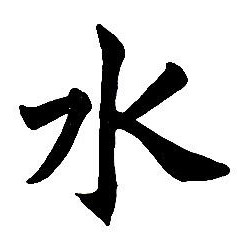
%> input picture FGMM/input.jpg, 237 x 239 px
$ octave testMain.m   (GNU Octave 9; MATLAB toolbox functions it lacks are replaced by stand-ins)
%> lines starting %> are read from the running program, lines starting %| are printed output that depends on the picture; in (x1, y1, x2, y2) boxes, pixels count from 0 and x2, y2 are one past the last pixel; in counts of white or black regions, pixels touching at a corner belong together; the program's own positions count from 1
### FGMM/UtilFunction/ImgProcess.m
function [img,data] = ImgProcess(img)
    img = imresize(img,[100,100]);
    img = imbinarize(img);
    [data(:,1),data(:,2)]=find(~img);
end

### FGMM/FindCurve/FindCurve.m
function[rdata] = FindCurve(img_2bw,duan)
[imgw,imgh] = size(img_2bw);
%imshow(img_2bw)
img_thin = bwmorph(~img_2bw,'thin',Inf);
%imshow(img_thin)

img_thin1 = img_thin;
img_thin2 = img_thin;

%% 寻找曲线
curve_name = 0;
for start_j = 1:imgh
    for start_i = 1:imgw
% for start_i = 1:imgw
%     for start_j = 1:imgh
        if img_thin1(start_i,start_j) == 1
            %% 先把起始点设定好
            curve_name = curve_name + 1;
            name_1 = 1;
            direction_1 = [0 0];
            start_point = [start_i start_j];
            [connect_point,point_num,sta_dir] = FindStaConnect(img_thin2,start_point);%得到所有连接点
            [choose_point] = ChoosePoint(direction_1,connect_point);%选择正确的点
            [direction_1] = Direction(choose_point,direction_1);%更新方向表
            direction_2 = [-direction_1(1) -direction_1(2)];%用于反方向寻找曲线
            if point_num == 0
                img_thin2(start_point(1),start_point(2)) = 0;
                break
            end
            if point_num>1
                black_flag = 0; %置黑flag，0为不置黑，1为置黑
            else
                black_flag = 1;
                img_thin2(start_point(1),start_point(2)) = 0;
            end
            %eval(['curve',num2str(curve_name),'(name_1,:)','=','start_point',';']);
            start_point = [start_i start_j sta_dir black_flag];
%             eval(['curve',num2str(curve_name),'(name_1,:)','=','start_point',';']);
%             name_1 = name_1+1;

            %% 找第二个点
            last_point = start_point;
            this_point = choose_point;
            flag_1 = 1;

            while flag_1 == 1
                [connect_point,point_num] = FindStaConnect(img_thin2,this_point);
                [choose_point] = ChoosePoint(direction_1,connect_point);
                [direction_1] = Direction(choose_point,direction_1);
                if choose_point == [0 0 0] %没找到规定方向连接点，可能没有连接点也可能有连接点
                    %完全没有连接点，置黑
                    if ((point_num == 0)&&(last_point(4) ==1)) || ((point_num == 1)&&(last_point(4) ==0))
                        img_thin1(this_point(1),this_point(2)) = 0;
                        img_thin2(this_point(1),this_point(2)) = 0;
                        this_point(4) = 1;
                        eval(['curve',num2str(curve_name),'(name_1,:)','=','this_point',';']);
                        name_1 = name_1+1;
                        break
                    %有连接点，不置黑
                    else
                        this_point(4) = 0;
                        img_thin1(this_point(1),this_point(2)) = 0;
                        eval(['curve',num2str(curve_name),'(name_1,:)','=','this_point',';']);
                        name_1 = name_1+1;
                        break
                    end
                else %有规定方向连接点的情况
                    %只有一个连接点，置黑
                    if ((last_point(4) == 1)&&(point_num==1)) || ((last_point(4) == 0)&&(point_num==2))
                        img_thin2(this_point(1),this_point(2)) = 0;
                        this_point(4) = 1;
                    else
                        this_point(4) = 0;
                    end
                    img_thin1(this_point(1),this_point(2)) = 0;
                    eval(['curve',num2str(curve_name),'(name_1,:)','=','this_point',';']);
                    name_1 = name_1+1;
                    last_point = this_point;
                    this_point = choose_point;
                end
            end

            %% 反方向找第二个点
            %if start_point(4) == 0
            %eval(['curve',num2str(curve_name),'=','[start_point;curve',num2str(curve_name),']',';']);
            %eval(['curve',num2str(curve_name),'(1,:)=[]',';']);
            eval(['last_point = curve',num2str(curve_name),'(1,:)',';']);
            this_point = start_point;
            flag_2 = 1;

            while flag_2 == 1
                [connect_point,point_num] = FindStaConnect(img_thin2,this_point);
                [choose_point] = ChoosePoint(direction_2,connect_point);
                [direction_2] = Direction(choose_point,direction_2);
                if choose_point == [0 0 0] %没找到规定方向连接点，可能没有连接点也可能有连接点
                    %完全没有连接点，置黑
                    if ((point_num == 0)&&(last_point(4) ==1)) || ((point_num == 1)&&(last_point(4) ==0))
                        img_thin2(this_point(1),this_point(2)) = 0;
                        this_point(4) = 1;
                        img_thin1(this_point(1),this_point(2)) = 0;
                        eval(['curve',num2str(curve_name),'=','[this_point;curve',num2str(curve_name),']',';']);
                        break
                    %有连接点，不置黑
                    else
                        this_point(4) = 0;
                        img_thin1(this_point(1),this_point(2)) = 0;
                        eval(['curve',num2str(curve_name),'=','[this_point;curve',num2str(curve_name),']',';']);
                        break
                    end
                else %有规定方向连接点的情况
                    %只有一个连接点，置黑
                    if ((last_point(4) == 1)&&(point_num==1)) || ((last_point(4) == 0)&&(point_num==2))
                        img_thin2(this_point(1),this_point(2)) = 0;
                        this_point(4) = 1;
                    else
                        this_point(4) = 0;
                    end
                    img_thin1(this_point(1),this_point(2)) = 0;
                    eval(['curve',num2str(curve_name),'=','[this_point;curve',num2str(curve_name),']',';']);
                    last_point = this_point;
                    this_point = choose_point;
                end
            end

            %% 把不置黑的中间夹杂的置黑的再置白 此方法不行，还是通过加点直接拼接吧
% [12 lines of commented-out code are left out]

        end
    end
end

%% 点排序
for i = 1:curve_name
    eval(['paixu','=','curve',num2str(i),';']);
    [bihua] = Seq(paixu);
    eval(['curve',num2str(i),'=','bihua',';']);
end


%% 将同一笔画相连
idel = 0;%循环中要删除的i
n = 0;
connect = [];
for i = 1:curve_name
    %if i~=idel
        eval(['stroke','=','curve',num2str(i),';']);
        for j = 1:curve_name
            if j ~= i
                eval(['stro_1','=','curve',num2str(i),';']);
                eval(['stro_2','=','curve',num2str(j),';']);
                a = stro_1(end,1) ;
                b = stro_2(1,1) ;
                c = stro_1(end,2) ;
                d = stro_2(1,2) ;
                if a==b && c==d
                    stroke(end,:) = [];
                    n = n+1;
                    connect(n,:) = [i j];
                    %eval(['stroke','=','[','stroke',';','curve',num2str(j),']',';']);
                    idel = j;
                else
                    if abs(a-b)<duan && abs(c-d)<duan
                        n = n+1;
                        connect(n,:) = [i j];
                        %eval(['stroke','=','[','stroke',';','curve',num2str(j),']',';']);
                        idel = j;
                    end
                end
            end
        end
        %eval(['stroke',num2str(name_2),'=','stroke',';']);
        %name_2 = name_2 + 1;
    %end
end

name_2 = 0;
con_cur_num = 0;
con_flag = 1;
for i = 1:n
    find_s = ismember(connect(i,1),connect(:,2)); %find_s为1表示不是一个笔画的第一段
    if find_s == 0
        con_1 = connect(i,2);
        name_2 = name_2 + 1;
        eval(['stroke',num2str(name_2),'=','[curve',num2str(connect(i,1)),';curve',num2str(connect(i,2)),']',';']);
        con_cur_num = con_cur_num + 1;
        while con_flag ==1
            find_s = ismember(con_1,connect(:,1));
            if find_s == 1
                [con_m,~] = find(connect(:,1) == con_1);
                eval(['stroke',num2str(name_2),'=','[stroke',num2str(name_2),';curve',num2str(connect(con_m,2)),']',';']);
                con_cur_num = con_cur_num + 1;
                con_1 = connect(con_m,2);
            else
                break
            end
        end
    end
end

%% 剩下的再反过来排列一次
na = name_2;
del_num = 0;
cruve_del = [];
for i = 1:curve_name
    find_c = ismember(i,connect);
    if find_c == 0
        eval(['stro_1','=','curve',num2str(i),';']);
        flag_sig = 1;

        for j = 1:na
            eval(['stro_2','=','stroke',num2str(j),';']);
            a = stro_2(end,1);
            b = stro_2(end,2);
            c = stro_1(end,1);
            d = stro_1(end,2);
            if abs(a-c)<duan && abs(b-d)<duan
%             if a == c && b ==d
                [stro_1] = Seq1(stro_1);
                stro_1(1,:)=[];
                eval(['stroke',num2str(j),'=','[stroke',num2str(j),';stro_1]',';']);
                flag_sig = 0;
                del_num  = del_num+1;
                cruve_del(del_num) = i;
            end
        end

        for k = 1:curve_name
            find_c1 = ismember(i,connect);
            if find_c1 == 0 && k~=i
                eval(['stro_2','=','curve',num2str(k),';']);
                a = stro_2(end,1);
                b = stro_2(end,2);
                c = stro_1(end,1);
                d = stro_1(end,2);
                if abs(a-c)<duan && abs(b-d)<duan
%                 if a == c && b ==d
                    [stro_1] = Seq1(stro_1);
                    stro_1(1,:)=[];
                    eval(['curve',num2str(k),'=','[curve',num2str(k),';stro_1]',';']);
                    del_num  = del_num+1;
                    cruve_del(del_num) = i;
                end
            end
        end

% [4 lines of commented-out code are left out]
    end
end

for i = 1:curve_name
    find_c = ismember(i,connect);
    find_d = ismember(i,cruve_del);
    if find_c == 0 && find_d == 0
        name_2 = name_2 + 1;
        eval(['stroke',num2str(name_2),'=','curve',num2str(i),';']);
    end
end


% [26 lines of commented-out code are left out]


%% 整理数据

rdata=[];
for i = 1:name_2
    eval(['shuju','=','stroke',num2str(i),';']);
    shuju = shuju';
%     shuju(3:7,:) = 0;
    shuju = shuju(1:3,:);
    shuju(3,:) = i;
    rdata=[rdata;shuju'];
    eval(['data',num2str(i),'=shuju;']);
end

end

### FGMM/FindCurve/Seq.m
function [bihua] = Seq(bihua_1)

max_x = max(bihua_1(:,1));
min_x = min(bihua_1(:,1));
max_y = max(bihua_1(:,2));
min_y = min(bihua_1(:,2));
bihua = bihua_1;
if max_x - min_x >= max_y - min_y
    if  bihua_1(1,1)>bihua_1(end,1) %从第一列x开始比较数值并按升序排序
        bihua = flipud(bihua_1);
    end
else
    if bihua_1(1,2)>bihua_1(end,2)
        bihua = flipud(bihua_1);
    end

%% 倒序
%bihua = flipud(bihua_1);
end

### FGMM/UtilFunction/StrokeOptimize.m
function [strokeNew] = StrokeOptimize(stroke)
    %% 优化笔画书写顺序
    strokeType=unique(stroke(:,3));
    for i=1:length(strokeType)
        strokeType0=strokeType(i);
        stroke0=stroke(stroke(:,3)==strokeType0,[1,2]);
        strokeDirect=stroke0(fix(4*end/5),:)-stroke0(fix(1*end/5)+1,:);
        strokeTheta= rad2deg(cart2pol(strokeDirect(2),strokeDirect(1)));
        if strokeTheta < 0
            stroke0=flip(stroke0);
            stroke(stroke(:,3)==strokeType0,[1,2])=stroke0;
        end
    end
    %% 优化弯钩笔画
    strokeNew=stroke;
    for i=1:(length(strokeType)-1)
        strokeType1=strokeType(i);
        stroke1=stroke(stroke(:,3)==strokeType1,[1,2]);
        for j=(i+1):length(strokeType)
            strokeType2=strokeType(j);
            stroke2=stroke(stroke(:,3)==strokeType2,[1,2]);
            strokeEndDistance=norm(stroke1(end,:)-stroke2(end,:));
            strokeLengthDiff=min(length(stroke1),length(stroke2))/max(length(stroke1),length(stroke2));
            if strokeEndDistance<20 && strokeLengthDiff<0.5
                stroke2=flip(stroke2);
                strokeNew(stroke(:,3)==strokeType2,[1,2])=stroke2;
                strokeNew(stroke(:,3)==strokeType2,3)=strokeType1;
                if length(stroke1)==min(length(stroke1),length(stroke2))
                    strokeNew(strokeNew(:,3)==strokeType1,:)=flip(strokeNew(strokeNew(:,3)==strokeType1,:));
                end
            end
        end
    end
end

### FGMM/FGMM/FEM_init_kmeans.m
function [gm,C,T,Q] = FEM_init_kmeans(Data, nbStates)
%
% This function initializes the parameters of a Gaussian Mixture Model
% (GMM) by using k-means clustering algorithm.
%
% Author:	Sylvain Calinon, 2009
%			http://programming-by-demonstration.org
%
% Inputs -----------------------------------------------------------------
%   o Data:     D x N array representing N datapoints of D dimensions.
%   o nbStates: Number K of GMM components.
% Outputs ----------------------------------------------------------------
%   o Priors:   1 x K array representing the prior probabilities of the
%               K GMM components.
%   o Mu:       D x K array representing the centers of the K GMM components.
%   o Sigma:    D x D x K array representing the covariance matrices of the
%               K GMM components.
% Comments ---------------------------------------------------------------
%   o This function uses the 'kmeans' function from the MATLAB Statistics
%     toolbox. If you are using a version of the 'netlab' toolbox that also
%     uses a function named 'kmeans', please rename the netlab function to
%     'kmeans_netlab.m' to avoid conflicts.

[nbVar, nbData] = size(Data);
C=zeros([nbStates,2]);
T=zeros([nbStates,2]);
Q=zeros([2,2,nbStates]);


%Use of the 'kmeans' function from the MATLAB Statistics toolbox
[Data_id, Centers] = kmeans(Data', nbStates);
Mu = Centers';

for i=1:nbStates
  idtmp = find(Data_id==i);
  Priors(i) = length(idtmp);
  Sigma(:,:,i) = cov([Data(:,idtmp) Data(:,idtmp)]');
  %Add a tiny variance to avoid numerical instability
  Sigma(:,:,i) = Sigma(:,:,i) + 1E-5.*diag(ones(nbVar,1));
  [C(i,:),T(i,:),Q(:,:,i)] = PCA2LSFM(Data(:,idtmp)');
end
Priors = Priors ./ sum(Priors);
gm=gmdistribution(Mu', Sigma,Priors');
end

### FGMM/FGMM/GenerateFGMM.m
function [gm,C,T,Q] = GenerateFGMM(X, NumOfComponent)
    %Initialize
    [gm,C,T,Q] = FEM_init_kmeans(X', NumOfComponent);
    [gm,C,T,Q] = FEM(X',gm,C,T,Q);
end

### FGMM/testMain.m
%% 添加路径
clc
clear
close all
addpath(genpath('.\FindCurve')); % 硬笔笔画算法库
addpath(genpath('.\FGMM')); % 高斯混合模型算法库
addpath(genpath('.\PlotFunction')); % 绘图库
addpath(genpath('.\UtilFunction'));% 工具库
%% 参数设定
step=1000;
numComponent = 7;
img = rgb2gray(imread('input.jpg'));
%> img: size 239x237 uint8; min 0, max 255, mean 208.3

%% 图像预处理
[img,data] = ImgProcess(img);
%> in ImgProcess, `img = imresize(img,[100,100]);`:
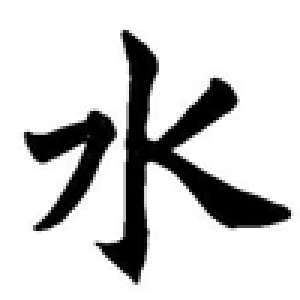
%> img: size 100x100 uint8 (shown 3 times larger); min 0, max 255, mean 208.3
%> in ImgProcess, `img = imbinarize(img);`:
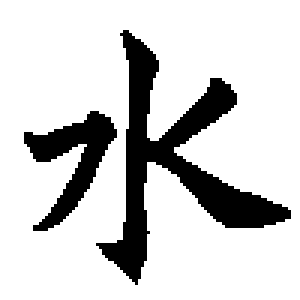
%> img: size 100x100 logical (shown 3 times larger); 81.6% white; 2 black regions, box (x1, y1, x2, y2) and area: (32, 10, 97, 95) 1367, (8, 37, 39, 77) 473
%> data = 1840 rows, first 12: [45 9; 46 9; 47 9; 48 9; 45 10; 46 10; 47 10; 48 10; 49 10; 45 11; 46 11; 47 11]

%% 硬笔笔画提取
stroke=FindCurve(img,5);
%> in FindCurve, `img_thin = bwmorph(~img_2bw,'thin',Inf);`:
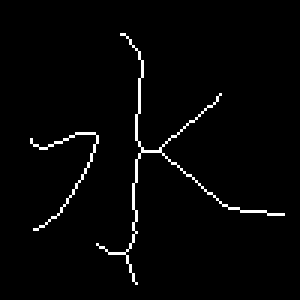
%> img_thin: size 100x100 logical (shown 3 times larger); 2.2% white in thin lines or dots, all inside (x1, y1, x2, y2) = (10, 11, 95, 95)
%> after the loop in FindCurve, `for start_j = 1:imgh`: img_thin1: size 100x100 logical; 2.21% of pixels changed, all inside (x1, y1, x2, y2) = (10, 11, 95, 95)
%> after the loop in FindCurve, `for start_j = 1:imgh`:
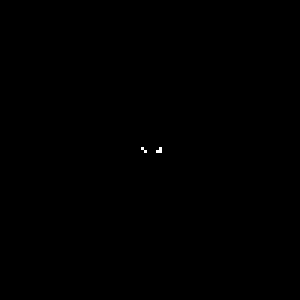
%> img_thin2: size 100x100 logical (shown 3 times larger); 0.05% white in thin lines or dots, all inside (x1, y1, x2, y2) = (47, 49, 54, 51)
%> after the loop in FindCurve, `for start_j = 1:imgh`: black_flag = 0; choose_point = [0 0 0]; connect_point = [50 54 2; 51 54 3]; curve_name = 6; direction_1 = [-18 20]; direction_2 = [2 -2]; flag_1 = 1; last_point = [50 54 1 0]; name_1 = 22; point_num = 2; sta_dir = 1; start_point = [50 54 1 0]; this_point = [51 53 6 0]
%> the loop in FindCurve, `for i = 1:curve_name` made 6 passes
%> the loop in FindCurve, `for i = 1:curve_name` made 6 passes
%> after the loop in FindCurve, `for i = 1:curve_name`: a = 32; b = 50; c = 74; connect = [1 2]; d = 48; idel = 2; n = 1; stroke = 23 rows, first 8: [51 53 6 0; 50 54 1 0; 49 55 2 1; 48 56 2 1; 47 57 2 1; 46 58 2 1; 46 59 3 1; 45 60 2 1]
%> the loop in FindCurve, `for i = 1:n` made 1 pass
%> name_2 on pass 1: 1
%> in FindCurve, `na = name_2;`: na = 1
%> the loop in FindCurve, `for i = 1:curve_name` made 6 passes
%> find_c on passes 1 to 6: true, true, false, false, false, false
%> after the loop in FindCurve, `for i = 1:curve_name`: a = 72; b = 95; c = 32; d = 74; del_num = 0; find_c1 = false; stro_1 has the same summary as stroke
%> the loop in FindCurve, `for i = 1:name_2` made 5 passes
%> after the loop in FindCurve, `for i = 1:name_2`: rdata = 226 rows, first 12: [47 11 1; 48 11 1; 49 12 1; 49 13 1; 50 14 1; 50 15 1; 50 16 1; 49 17 1; 49 18 1; 48 19 1; 48 20 1; 48 21 1]; shuju = 23 columns, first 8: [51 50 49 48 47 46 46 45; 53 54 55 56 57 58 59 60; 5 5 5 5 5 5 5 5]
%> stroke has the same summary as rdata in FindCurve

%% 硬笔笔画优化
stroke = StrokeOptimize(stroke);
%> in StrokeOptimize, `strokeType=unique(stroke(:,3));`: strokeType = [1; 2; 3; 4; 5]
%> the loop in StrokeOptimize, `for i=1:length(strokeType)` made 5 passes
%> (strokeDirect, strokeTheta) on passes 1 to 5: ([20 2], 84.29), ([6 7], 40.6), ([44 -3], 93.9), ([18 29], 31.83), ([-11 13], -40.24)
%> after the loop in StrokeOptimize, `for i=1:length(strokeType)`: stroke has the same summary as rdata in FindCurve
%> in StrokeOptimize, `strokeNew=stroke;`: strokeNew has the same summary as rdata in FindCurve
%> the loop in StrokeOptimize, `for i=1:(length(strokeType)-1)` made 4 passes

%% GMM参数估计
[charGMM,C,T,Q]=GenerateFGMM(data, numComponent);
%> in FEM_init_kmeans, `[Data_id, Centers] = kmeans(Data', nbStates);`: Data_id = 1840 values, max 7 at index 25, min 1 at index 1211, mean 3.9; Centers = [36.62 69.88; 47.89 25.75; 80.82 44.02; 52.75 52.1; 25.36 47.05; 68.73 79.24; 67.71 22.68]
%> in FEM_init_kmeans, `Mu = Centers';`: Mu = [36.62 47.89 80.82 52.75 25.36 68.73 67.71; 69.88 25.75 44.02 52.1 47.05 79.24 22.68]
%> the run ends on the next line

$ run again, with FGMM/na.jpg copied over FGMM/input.jpg
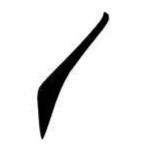
%> input picture FGMM/na.jpg, 150 x 150 px
%> in ImgProcess, `img = imbinarize(img);`:
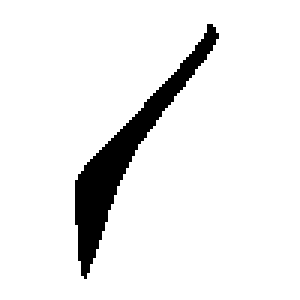
%> img: size 100x100 logical (shown 3 times larger); 92.5% white; 1 black region, box (x1, y1, x2, y2) and area: (25, 8, 73, 93) 750
%> data = 750 rows, first 12: [61 26; 62 26; 63 26; 64 26; 65 26; 66 26; 67 26; 68 26; 69 26; 70 26; 71 26; 72 26]
%> in FindCurve, `img_thin = bwmorph(~img_2bw,'thin',Inf);`:
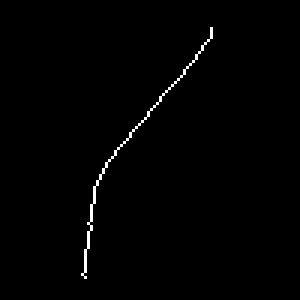
%> img_thin: size 100x100 logical (shown 3 times larger); 0.84% white in thin lines or dots, all inside (x1, y1, x2, y2) = (27, 9, 71, 93)
%> after the loop in FindCurve, `for start_j = 1:imgh`: black_flag = 1; choose_point = [0 0 0]; curve_name = 2; direction_1 = [-1 -1]; direction_2 = [1 1]; flag_1 = 1; last_point = [92 28 8 1]; name_1 = 2; point_num = 0; sta_dir = 4; start_point = [93 29 4 1]
%> the loop in FindCurve, `for i = 1:curve_name` made 2 passes
%> the loop in FindCurve, `for i = 1:curve_name` made 2 passes
%> after the loop in FindCurve, `for i = 1:curve_name`: a = 93; b = 10; c = 29; connect = [1 2]; d = 71; idel = 2; n = 1; stroke = [92 28 8 1; 93 29 4 1]
%> the loop in FindCurve, `for i = 1:n` made 1 pass
%> name_2 on pass 1: 1
%> na = 1
%> the loop in FindCurve, `for i = 1:curve_name` made 2 passes
%> find_c on passes 1 to 2: true, true
%> after the loop in FindCurve, `for i = 1:curve_name`: del_num = 0; stro_1 = [92 28 8 1; 93 29 4 1]
%> the loop in FindCurve, `for i = 1:curve_name` made 2 passes
%> the loop in FindCurve, `for i = 1:name_2` made 1 pass
%> after the loop in FindCurve, `for i = 1:name_2`: rdata = 85 rows, first 12: [10 71 1; 11 71 1; 12 71 1; 13 71 1; 14 70 1; 15 69 1; 16 68 1; 17 68 1; 18 67 1; 19 66 1; 20 66 1; 21 65 1]; shuju = 85 columns, first 8: [10 11 12 13 14 15 16 17; 71 71 71 71 70 69 68 68; 1 1 1 1 1 1 1 1]
%> `stroke=FindCurve(img,5);`: stroke has the same summary as rdata in FindCurve
%> strokeType = 1
%> the loop in StrokeOptimize, `for i=1:length(strokeType)` made 1 pass
%> (strokeType0, strokeDirect, strokeTheta) on pass 1: (1, [50 -29], 120.1)
%> after the loop in StrokeOptimize, `for i=1:length(strokeType)`: stroke has the same summary as rdata in FindCurve
%> strokeNew has the same summary as rdata in FindCurve
%> Data_id = 750 values, max 7 at index 1, min 1 at index 555, mean 4.22; Centers = [30.3 57.32; 83.66 29.75; 51.95 39.69; 41.45 47.92; 71.62 31.03; 17.43 67.57; 61.14 32.92]
%> Mu = [30.3 83.66 51.95 41.45 71.62 17.43 61.14; 57.32 29.75 39.69 47.92 31.03 67.57 32.92]
